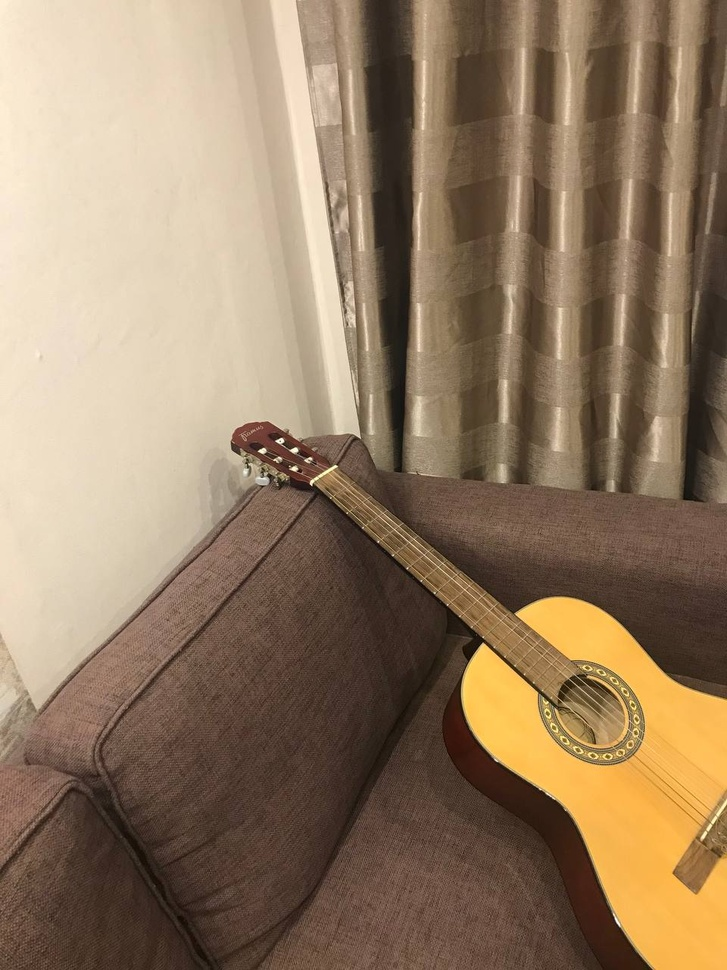
#> input picture 2lab/images/guitar_left.jpg, 727 x 970 px, shrunk from 960 x 1280 before the run, found by its file name
$ python test.py
#> lines starting #> are read from the running program, lines starting #| are printed output that depends on the picture
import cv2 as cv
import numpy as np

img_path = "C:/denFiles/git/technical-vision/2lab/images/"
img = cv.imread(img_path + "guitar_left.jpg", cv.IMREAD_GRAYSCALE)
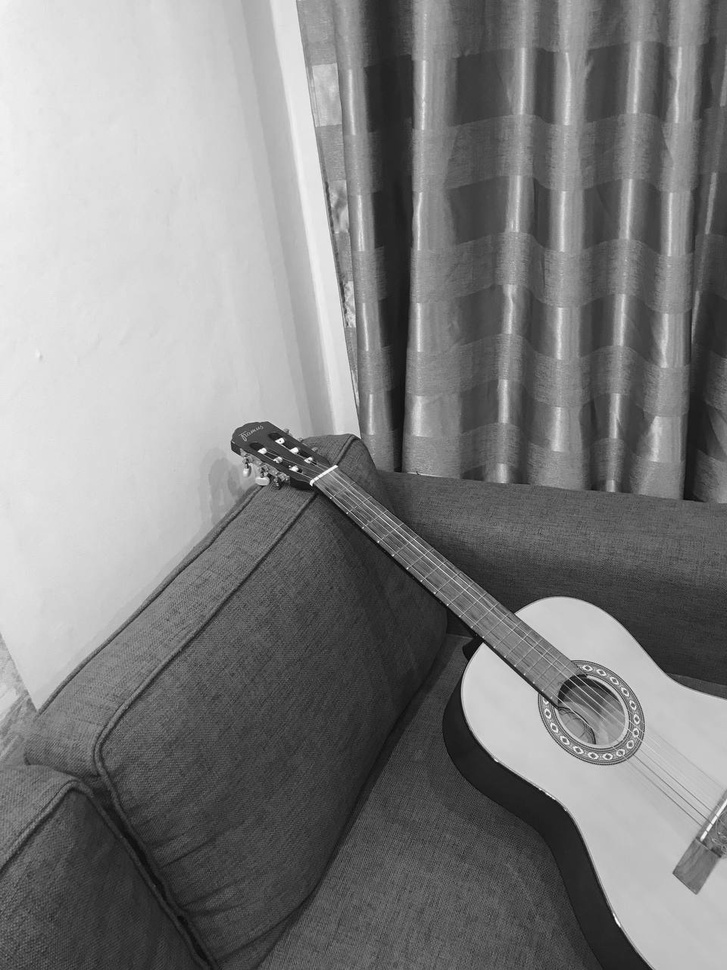
#> img: shape (970, 727); min 4, max 255, mean 127.8

cv.imwrite(img_path + "guitar_left_gray.jpg", img)

$ run again, with 2lab/images/city.jpg copied over 2lab/images/guitar_left.jpg
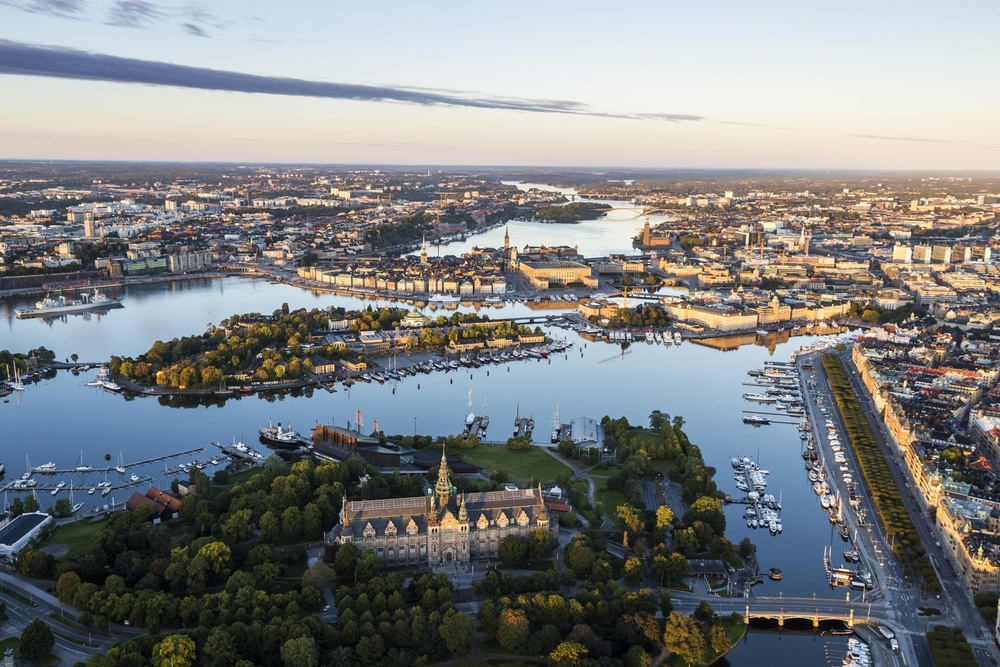
#> input picture 2lab/images/city.jpg, 1000 x 667 px, shrunk from 2480 x 1653 before the run, found by its file name
#> `img = cv.imread(img_path + "guitar_left.jpg", cv.IMREAD_GRAYSCALE)`:
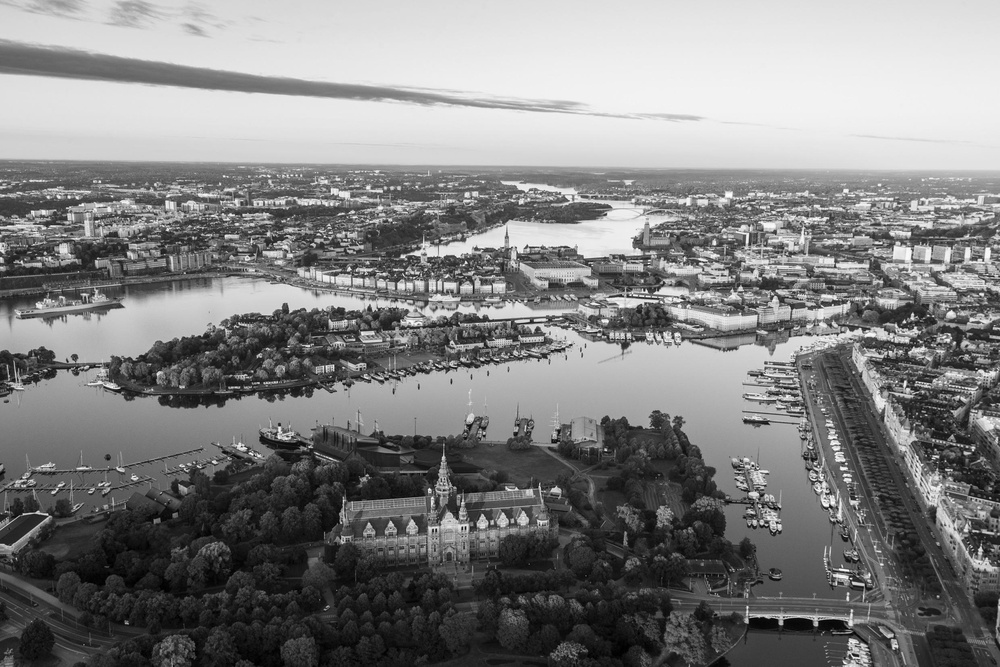
#> img: shape (667, 1000); min 0, max 255, mean 129

$ run again, with 2lab/images/guitar_bot.jpg copied over 2lab/images/guitar_left.jpg
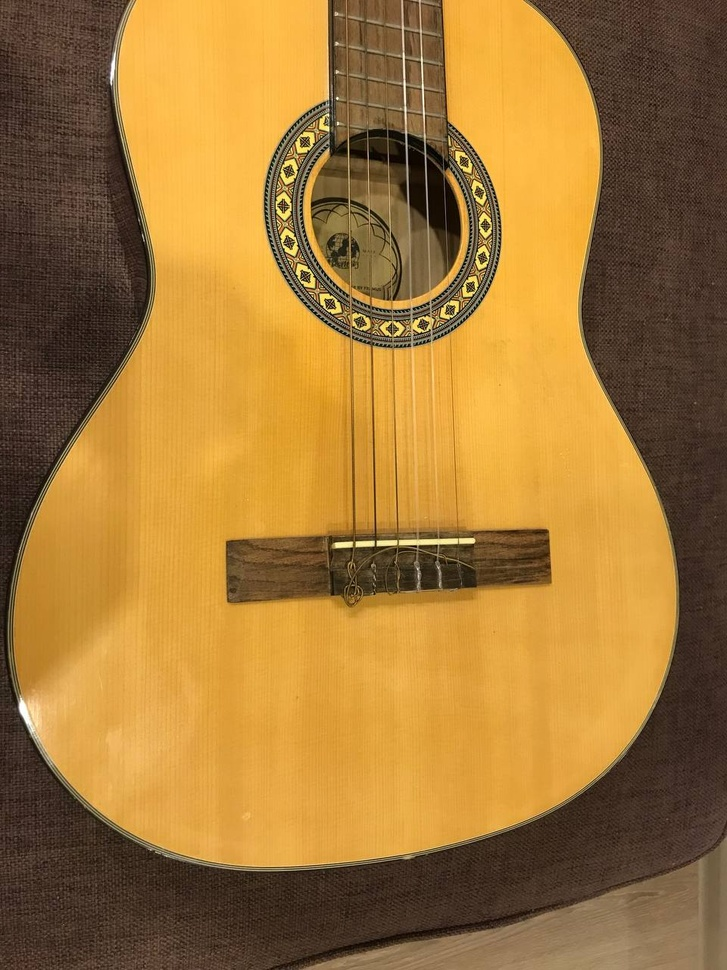
#> input picture 2lab/images/guitar_bot.jpg, 727 x 970 px, shrunk from 960 x 1280 before the run, found by its file name
#> `img = cv.imread(img_path + "guitar_left.jpg", cv.IMREAD_GRAYSCALE)`:
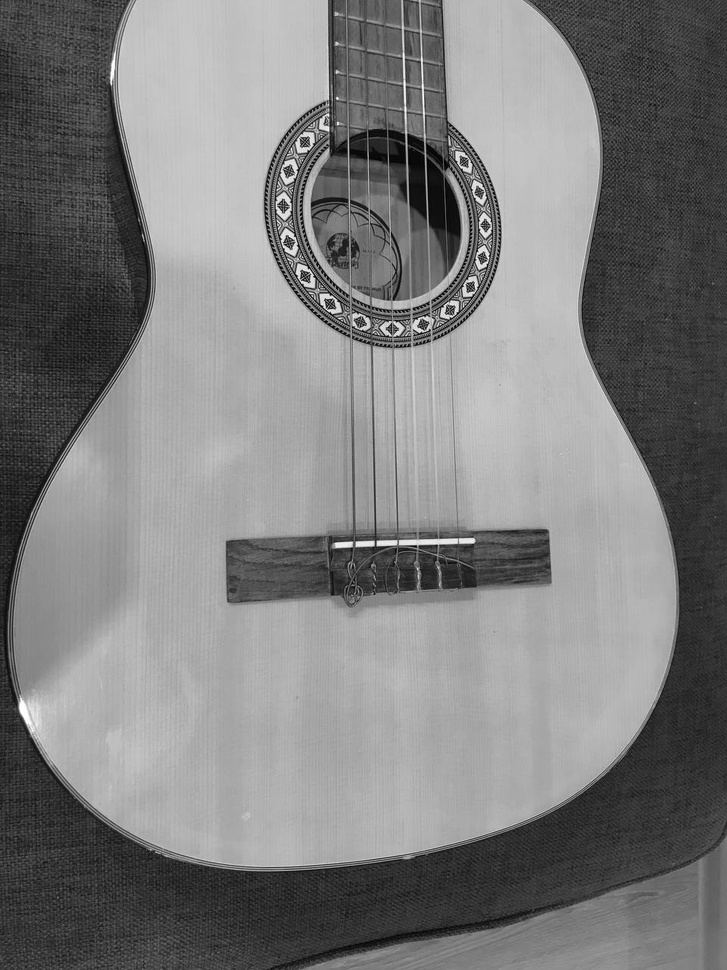
#> img: shape (970, 727); min 0, max 255, mean 124.6
